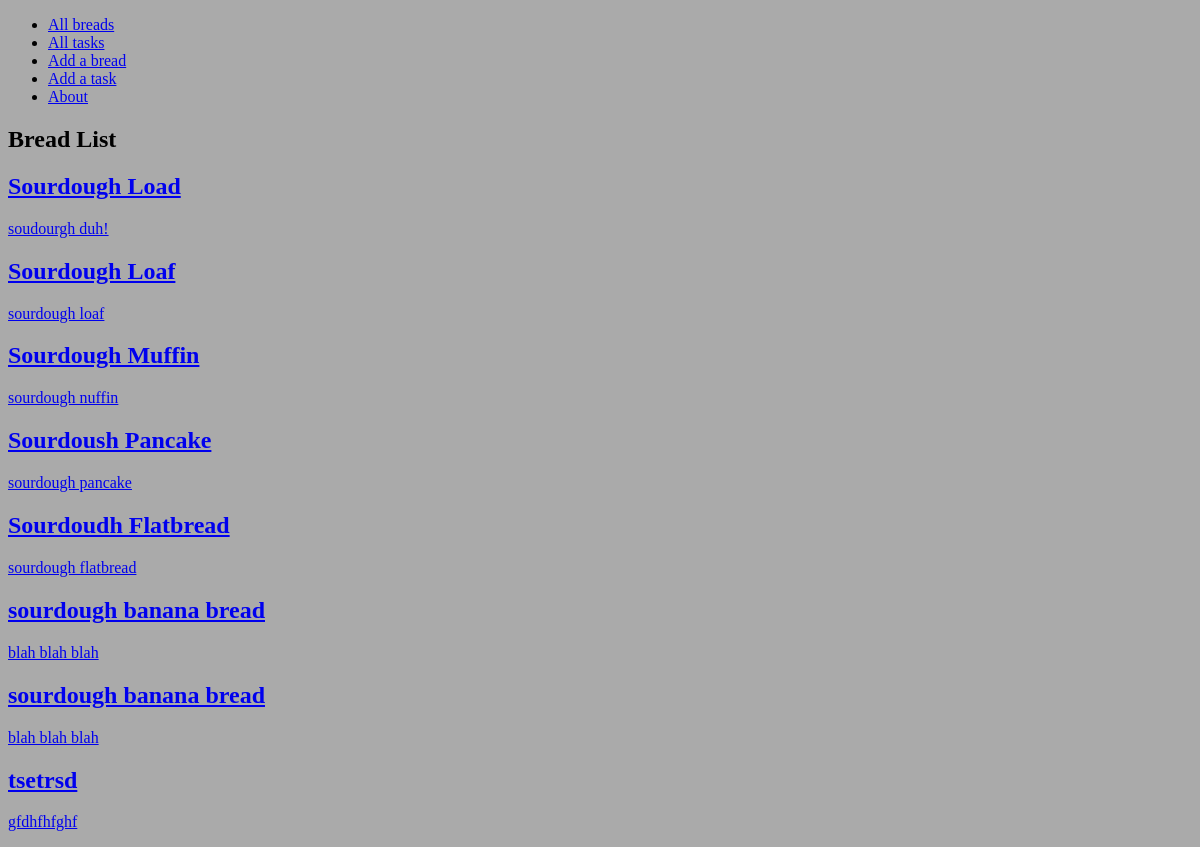
Before: /breads/ with the older database file.
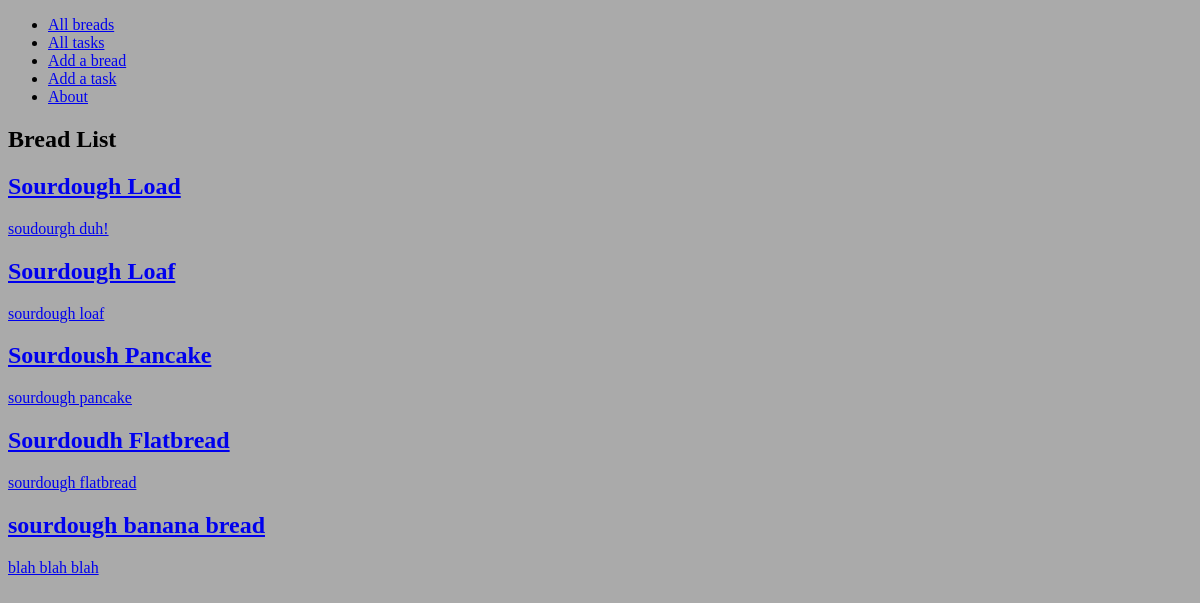
After: the same page with the newer database file.
### main_app/models.py (models this page shows, shortened)
class Bread(models.Model):
  name = models.CharField(max_length=100)
  description = models.TextField(max_length=250)
  tasks = models.ManyToManyField(Task)

### main_app/views.py (the view)
# urls.py: path('breads/', views.breads_index, name='breads_index'),
def breads_index(request):
  breads = Bread.objects.all()
  return render(request, 'breads/index.html', { 'breads': breads})

### main_app/templates/breads/index.html (shortened to what this page needs)
{% extends 'base.html' %} {% load static %}  {% block content %}
<section class="page-header">
  <h1>Bread List</h1>
</section>
<section class="card-container">
  {% for bread in breads %}
  <div class="card">
    <a href="{% url 'breads_detail' bread.id %}">
      <div class="card-content">
        <h2 class="card-title">{{ bread.name }}</h2>
        <p>{{ bread.description }}</p>
      </div>
    </a>
  </div>
  {% endfor %}
</section>
{% endblock %}

Changed rows visible on the page:
removed Bread: name "Sourdough Muffin", description "sourdough nuffin"
removed Bread: name "sourdough banana bread", description "blah blah blah"
removed Bread: name "tsetrsd", description "gfdhfhfghf"
